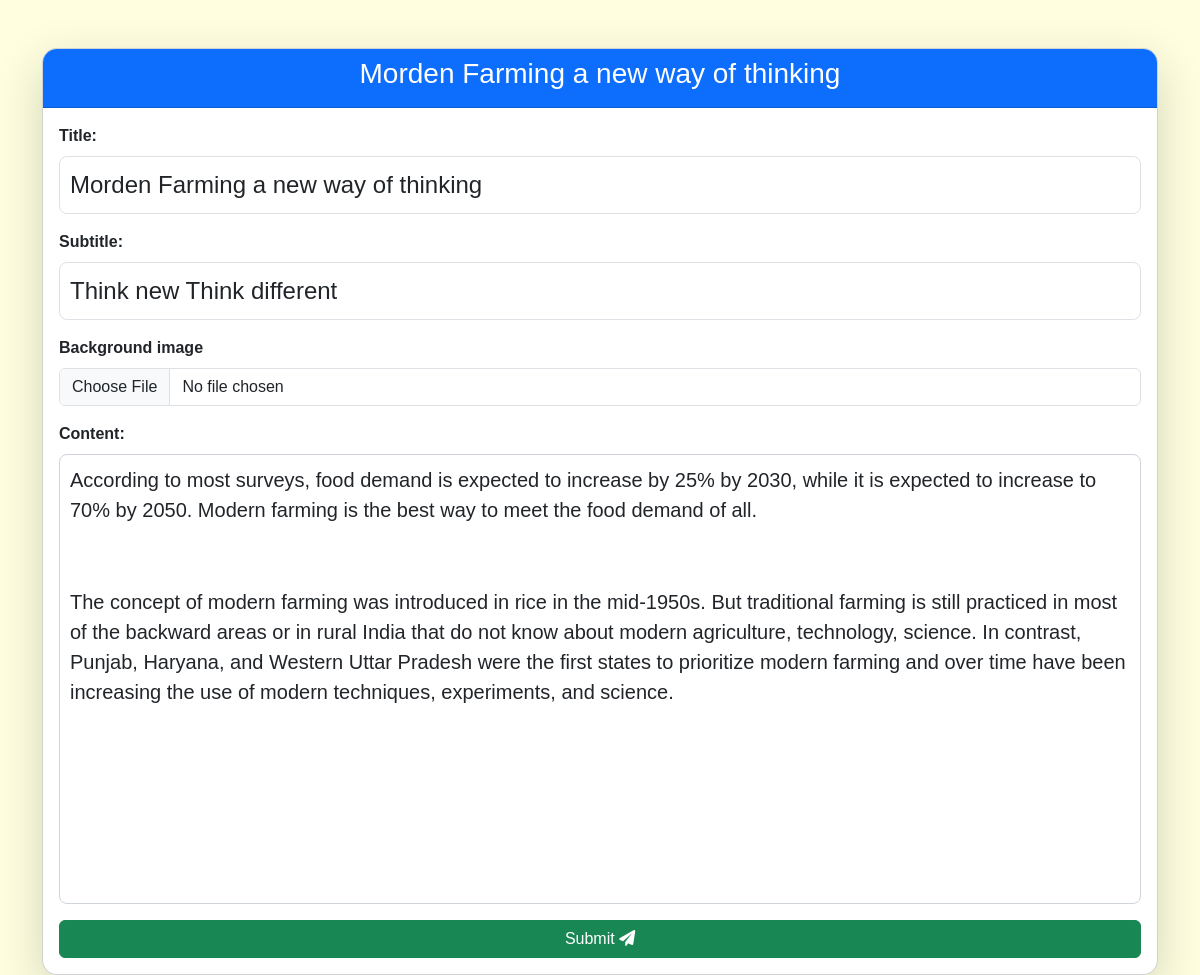
The app's page /blog/edit/2 (signed in) with its own data.
### models.py (models this page shows, shortened)
class Blog(db.Model):
    id = db.Column(db.Integer, primary_key=True)
    user_id = db.Column(db.Integer, db.ForeignKey('user.id'), nullable=False)
    title = db.Column(db.String(255), nullable=False)
    subtitle = db.Column(db.String(255))
    content = db.Column(db.Text, nullable=False)
    image = db.Column(db.String(255))  # Store image path
    created_at = db.Column(db.DateTime, nullable=False, default=lambda: datetime.now(timezone.utc))

### blogs/views.py (the view, shortened to what this page needs)
@blog_bp.route('/edit/<int:postId>', methods=['GET', 'POST'])
def edit_post(postId):
    if "user_id" not in session:
        flash("Login required!")
        return redirect(url_for('login', next=request.url))
    conn = get_db_connection()
    post = conn.execute("SELECT * FROM blog WHERE id = ?", (postId,)).fetchone()
    if not post:
        conn.close()
        return "Post not found", 404
    if post["user_id"] != session["user_id"]:
        conn.close()
        flash("You are not allowed to edit this post!")
        return redirect(url_for('blog.home'))
    conn.close()
    return render_template('edit_post.html', post=post)

### blogs/views.py (called while the page is built)
def get_db_connection():
    conn = sqlite3.connect("instance/users.db")
    conn.row_factory = sqlite3.Row
    return conn

### blogs/templates/edit_post.html (shortened to what this page needs)
<!DOCTYPE html>
<html lang="en">
<head>
  <link href="https://cdn.jsdelivr.net/npm/bootstrap@5.3.0/dist/css/bootstrap.min.css" rel="stylesheet">
  <link rel="stylesheet" href="https://cdnjs.cloudflare.com/ajax/libs/font-awesome/6.0.0/css/all.min.css">
  <link href="https://cdn.quilljs.com/1.3.6/quill.snow.css" rel="stylesheet">
  <link rel="stylesheet" href="{{ url_for('blog.static', filename='css/editor.css') }}">
</head>
<body>
<div class="container mt-5">
  <div class="card shadow-lg">
    <div class="card-header bg-primary text-white">
      <h3 class="text-center">{{ post.title if post else "Create Post" }}</h3>
    </div>
    <div class="card-body">
      <form method="POST" enctype="multipart/form-data">
        <div class="mb-3">
          <label for="title" class="form-label">Title:</label>
          <input type="text" name="title" id="title" class="form-control" value="{{ post.title if post else '' }}" required>
        </div>
        <div class="mb-3">
          <label for="subtitle" class="form-label">Subtitle:</label>
          <input type="text" name="subtitle" id="subtitle" class="form-control" value="{{ post.subtitle if post else '' }}">
        </div>
        <div class="mb-3">
          <label class="form-label" for="customFile">Background image</label>
          <input type="file" name="image" class="form-control" id="customFile" />
        </div>
        <div class="mb-3">
          <label class="form-label">Content:</label>
          <div id="editor-container">{% if post %}{{ post.content | safe }}{% endif %}</div>
        </div>
        <button type="submit" class="btn btn-success w-100">Submit <i class="fas fa-paper-plane"></i></button>
      </form>
    </div>
  </div>
</div>
</body>
</html>

### blogs/static/css/editor.css (style rules this page uses)
body { background-color: #FFFFE0; font-family: 'Arial', sans-serif; }
.card { max-width: 1550px; margin: auto; border-radius: 15px; overflow: hidden; }
.card-header { font-size: 2rem; text-align: center; font-weight: bold; }
.form-label { font-weight: bold; }
input[type="text"] { border-radius: 8px; padding: 10px; font-size: 1.5rem; }
#editor-container { height: 450px; background: #fff; border-radius: 8px; border: 1px solid #ced4da; padding: 10px; font-size: 1.25rem; }
button { font-size: 2rem; border-radius: 8px; padding: 10px; transition: 0.3s; }

### records on screen
Blog: title "Morden Farming a new way of thinking", subtitle "Think new Think different", content "According to most surveys, food demand is expected to increase by 25% by 2030, while it is expected to increase to 70% by 2050. Modern farming is the best way to meet the food demand of all. The concept of modern farming was introduced in rice in the mid-1950s. But traditional farming is still practiced in most of the backward areas or in rural India that do not know about modern agriculture, technology, science. In contrast, Punjab, Haryana, and Western Uttar Pradesh were the first states to prioritize modern farming and over time have been increasing the use of modern techniques, experiments, and science."
